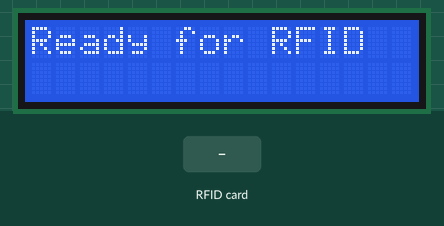
Simulated run of this sketch. Board: Arduino Uno, built with avr-gcc and run on an emulated ATmega328P. Parts: 16×2 character LCD. The test bench sets the inputs (shaded band).

Above: at 1.3 s.
1.4 s: RFID card 99 5A D5 98 held to the reader
At 2.6 s:
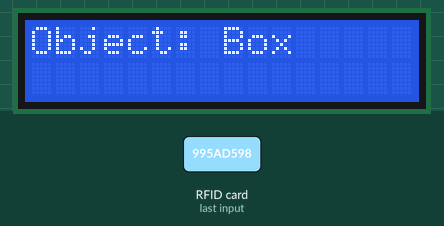
2.9 s: RFID card E1 38 98 1B held to the reader
At 3.8 s:
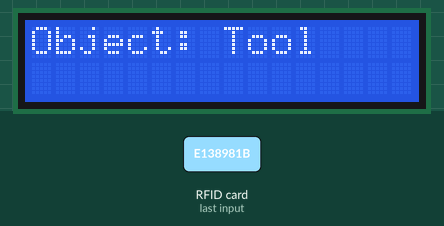
4.9 s: RFID card 5E 7A 19 C4 held to the reader
At 6.0 s:
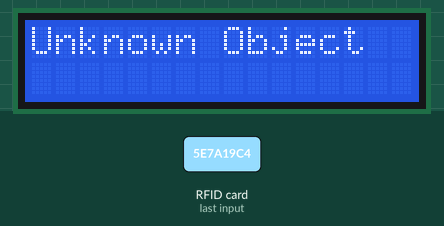
Timing chart, 0 to 7.9 s (numbered marks = the images above; inputs shaded):
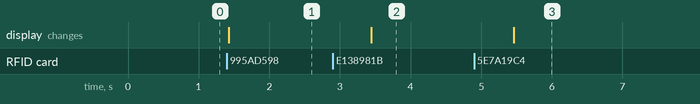

Measured:
- after the input at 1.4 s, the display: changes at once (image 1)
- after the input at 2.9 s, the display: changes after 0.54 s (image 2)
- after the input at 4.9 s, the display: changes after 0.56 s (image 3)

The sketch:

LCD_RFID_code.ino
```cpp
#include <Wire.h>
#include <MFRC522.h>
#include <LiquidCrystal_I2C.h>

#define SS_PIN 10
#define RST_PIN 9

LiquidCrystal_I2C lcd(0x27, 16, 2);  // LCD display with I2C address 0x27
MFRC522 rfid(SS_PIN, RST_PIN);      // RFID instance

void setup() {
  Wire.begin(8);  // Set the slave address to 8
  Wire.onRequest(requestEvent);  // Attach the function to handle data requests

  lcd.begin(16, 2);  // Initialize LCD
  lcd.backlight();   // Turn on the backlight
  lcd.setCursor(0, 0);
  lcd.print("Ready for RFID");

  SPI.begin();  // Start SPI communication
  rfid.PCD_Init();  // Initialize RFID reader
}

void loop() {
  if (rfid.PICC_IsNewCardPresent() && rfid.PICC_ReadCardSerial()) {
    String tagID = "";
    for (byte i = 0; i < rfid.uid.size; i++) {
      if (rfid.uid.uidByte[i] < 0x10) {
        tagID += "0";  // Add leading zero if necessary
      }
      tagID += String(rfid.uid.uidByte[i], HEX);
    }
    tagID.toUpperCase();  // Convert to uppercase

    // Clear the LCD and move cursor to second line
    lcd.clear();
    lcd.setCursor(0, 0);

    // Display RFID tag on the LCD
    if (tagID == "995AD598") {  // Example RFID Tag ID (Uppercase)
      lcd.print("Object: Box");
      Serial.println("Object: Box");
    } else if (tagID == "E138981B") {  // Another Example RFID Tag ID
      lcd.print("Object: Tool");
      Serial.println("Object: Tool");
    } else {
      lcd.print("Unknown Object");
      Serial.println("Unknown Object");
    }

    delay(2000);  // Display tag for 2 seconds
  }
}

void requestEvent() {
  String tagID = "No Tag";  // Default response if no tag is detected
  Wire.write(tagID.c_str());  // Send the tag ID back to the master
}
```
